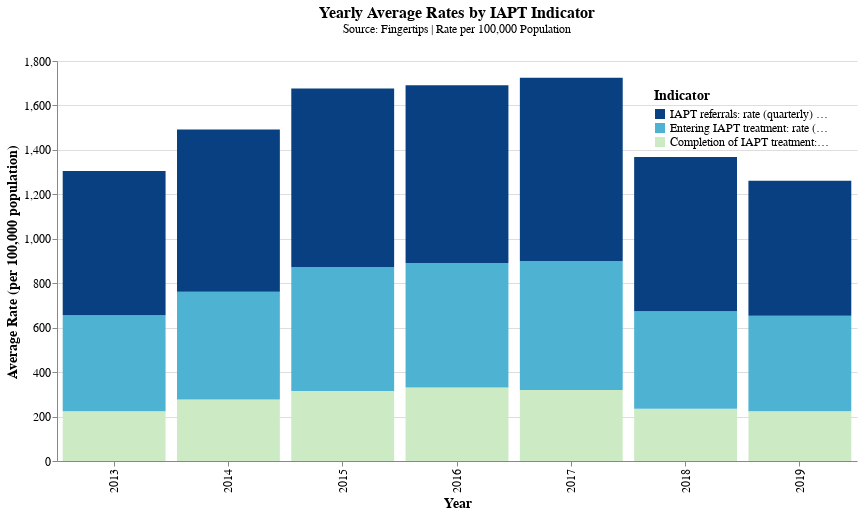

Notebook source saved alongside this figure:
### Code cell
# Define a professional colorblind-friendly palette
color_palette = {
    "IAPT referrals: rate (quarterly) per 100,000 population": "#084081",  
    "Entering IAPT treatment: rate (quarterly) per 100,000 population": "#4eb3d3", 
    "Completion of IAPT treatment: rate (quarterly) per 100,000 population": "#ccebc5"  
}

# Ensure grouping includes both Year and Indicator Name
england_yearly_avg = england_quarterly.groupby(["Year", "Indicator Name"], as_index=False)["Value"].mean()

# Create the improved stacked bar chart
stacked_chart = alt.Chart(england_yearly_avg).mark_bar().encode(
    x=alt.X("Year:N", title="Year"),
    y=alt.Y("Value:Q", title="Average Rate (per 100,000 population)", axis=alt.Axis(grid=True)),
    color=alt.Color(
        "Indicator Name:N",
        scale=alt.Scale(domain=list(color_palette.keys()), range=list(color_palette.values())),
        title="Indicator"
    ),
    tooltip=[
        alt.Tooltip("Year:N", title="Year"),
        alt.Tooltip("Indicator Name:N", title="Indicator"),
        alt.Tooltip("Value:Q", title="Rate", format=",.2f")
    ]
).properties(
    width=800,
    height=400,
    title=alt.TitleParams(
        text="Yearly Average Rates by IAPT Indicator",
        subtitle="Source: Fingertips | Rate per 100,000 Population",
        font="Arial",
        fontSize=16,
        subtitleFont="Arial",
        subtitleFontSize=12,
        anchor="middle",
        offset=20
    )
).configure_legend(
    titleFont="Arial",
    titleFontSize=14,
    labelFont="Arial",
    labelFontSize=12,
    orient="top-right",  # Move legend to the top-right
    padding=10  # Add padding between chart and legend
).configure_axis(
    labelFont="Arial",
    labelFontSize=12,
    titleFont="Arial",
    titleFontSize=14
).configure_title(
    fontSize=18,
    font="Arial",
    anchor="middle"
).configure_view(
    strokeWidth=0  # Remove chart border
)

stacked_chart

### Figure 1 — Vega-Lite specification as saved in the notebook (floating-point values rounded to 4 significant figures)
{"config": {"view": {"continuousWidth": 300, "continuousHeight": 300, "strokeWidth": 0}, "axis": {"labelFont": "Arial", "labelFontSize": 12, "titleFont": "Arial", "titleFontSize": 14}, "legend": {"labelFont": "Arial", "labelFontSize": 12, "orient": "top-right", "padding": 10, "titleFont": "Arial", "titleFontSize": 14}, "title": {"anchor": "middle", "font": "Arial", "fontSize": 18}}, "data": {"name": "data-00038f43522613172233c957b2832ee9"}, "mark": {"type": "bar"}, "encoding": {"color": {"field": "Indicator Name", "scale": {"domain": ["IAPT referrals: rate (quarterly) per 100,000 population", "Entering IAPT treatment: rate (quarterly) per 100,000 population", "Completion of IAPT treatment: rate (quarterly) per 100,000 population"], "range": ["#084081", "#4eb3d3", "#ccebc5"]}, "title": "Indicator", "type": "nominal"}, "tooltip": [{"field": "Year", "title": "Year", "type": "nominal"}, {"field": "Indicator Name", "title": "Indicator", "type": "nominal"}, {"field": "Value", "format": ",.2f", "title": "Rate", "type": "quantitative"}], "x": {"field": "Year", "title": "Year", "type": "nominal"}, "y": {"axis": {"grid": true}, "field": "Value", "title": "Average Rate (per 100,000 population)", "type": "quantitative"}}, "height": 400, "title": {"text": "Yearly Average Rates by IAPT Indicator", "anchor": "middle", "font": "Arial", "fontSize": 16, "offset": 20, "subtitle": "Source: Fingertips | Rate per 100,000 Population", "subtitleFont": "Arial", "subtitleFontSize": 12}, "width": 800, "$schema": "https://vega.github.io/schema/vega-lite/v5.20.1.json", "datasets": {"data-00038f43522613172233c957b2832ee9": [{"Year": "2013", "Indicator Name": "Completion of IAPT treatment: rate (quarterly) per 100,000 population", "Value": 223.8}, {"Year": "2013", "Indicator Name": "Entering IAPT treatment: rate (quarterly) per 100,000 population", "Value": 432.1}, {"Year": "2013", "Indicator Name": "IAPT referrals: rate (quarterly) per 100,000 population", "Value": 649.0}, {"Year": "2014", "Indicator Name": "Completion of IAPT treatment: rate (quarterly) per 100,000 population", "Value": 277.0}, {"Year": "2014", "Indicator Name": "Entering IAPT treatment: rate (quarterly) per 100,000 population", "Value": 484.8}, {"Year": "2014", "Indicator Name": "IAPT referrals: rate (quarterly) per 100,000 population", "Value": 729.4}, {"Year": "2015", "Indicator Name": "Completion of IAPT treatment: rate (quarterly) per 100,000 population", "Value": 314.6}, {"Year": "2015", "Indicator Name": "Entering IAPT treatment: rate (quarterly) per 100,000 population", "Value": 557.8}, {"Year": "2015", "Indicator Name": "IAPT referrals: rate (quarterly) per 100,000 population", "Value": 804.2}, {"Year": "2016", "Indicator Name": "Completion of IAPT treatment: rate (quarterly) per 100,000 population", "Value": 330.7}, {"Year": "2016", "Indicator Name": "Entering IAPT treatment: rate (quarterly) per 100,000 population", "Value": 559.8}, {"Year": "2016", "Indicator Name": "IAPT referrals: rate (quarterly) per 100,000 population", "Value": 800.6}, {"Year": "2017", "Indicator Name": "Completion of IAPT treatment: rate (quarterly) per 100,000 population", "Value": 319.5}, {"Year": "2017", "Indicator Name": "Entering IAPT treatment: rate (quarterly) per 100,000 population", "Value": 580.2}, {"Year": "2017", "Indicator Name": "IAPT referrals: rate (quarterly) per 100,000 population", "Value": 824.5}, {"Year": "2018", "Indicator Name": "Completion of IAPT treatment: rate (quarterly) per 100,000 population", "Value": 234.8}, {"Year": "2018", "Indicator Name": "Entering IAPT treatment: rate (quarterly) per 100,000 population", "Value": 438.5}, {"Year": "2018", "Indicator Name": "IAPT referrals: rate (quarterly) per 100,000 population", "Value": 694.9}, {"Year": "2019", "Indicator Name": "Completion of IAPT treatment: rate (quarterly) per 100,000 population", "Value": 224.1}, {"Year": "2019", "Indicator Name": "Entering IAPT treatment: rate (quarterly) per 100,000 population", "Value": 429.2}, {"Year": "2019", "Indicator Name": "IAPT referrals: rate (quarterly) per 100,000 population", "Value": 607.5}]}}
